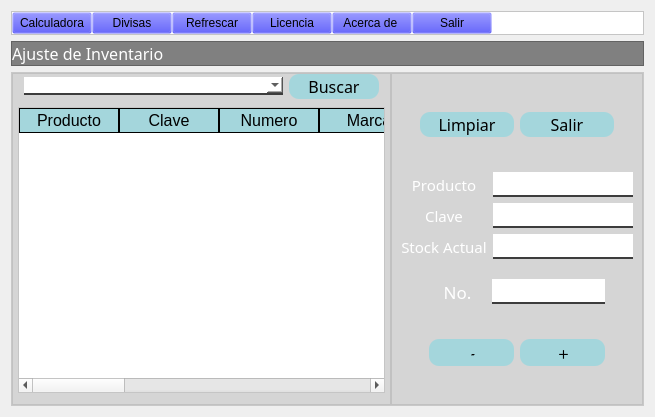
               <widget class="QWidget" name="AjusteInv">
                <property name="styleSheet">
                 <string notr="true"/>
                </property>
                <layout class="QVBoxLayout" name="verticalLayout_21" stretch="1,1,22">
                 <item>
                  <widget class="QFrame" name="Menu8">
                   <property name="styleSheet">
                    <string notr="true">QFrame{
background-color:white;
}

QPushButton{
background-color:#000000ff;
}

QPushButton:hover{
background-color:gray;
color:white;
}</string>
                   </property>
                   <property name="frameShape">
                    <enum>QFrame::StyledPanel</enum>
                   </property>
                   <property name="frameShadow">
                    <enum>QFrame::Raised</enum>
                   </property>
                   <layout class="QHBoxLayout" name="horizontalLayout_25">
                    <property name="spacing">
                     <number>0</number>
                    </property>
                    <property name="leftMargin">
                     <number>0</number>
                    </property>
                    <property name="topMargin">
                     <number>0</number>
                    </property>
                    <property name="rightMargin">
                     <number>0</number>
                    </property>
                    <property name="bottomMargin">
                     <number>0</number>
                    </property>
                    <item>
                     <widget class="QPushButton" name="Calculadora_8">
                      <property name="text">
                       <string>Calculadora</string>
                      </property>
                     </widget>
                    </item>
                    <item>
                     <widget class="QPushButton" name="Divisa_38">
                      <property name="text">
                       <string>Divisas</string>
                      </property>
                     </widget>
                    </item>
                    <item>
                     <widget class="QPushButton" name="Divisa_39">
                      <property name="text">
                       <string>Refrescar</string>
                      </property>
                     </widget>
                    </item>
                    <item>
                     <widget class="QPushButton" name="Divisa_40">
                      <property name="text">
                       <string>Licencia</string>
                      </property>
                     </widget>
                    </item>
                    <item>
                     <widget class="QPushButton" name="Divisa_37">
                      <property name="text">
                       <string>Acerca de </string>
                      </property>
                     </widget>
                    </item>
                    <item>
                     <widget class="QPushButton" name="Divisa_36">
                      <property name="text">
                       <string>Salir</string>
                      </property>
                     </widget>
                    </item>
                    <item>
                     <spacer name="horizontalSpacer_22">
                      <property name="orientation">
                       <enum>Qt::Horizontal</enum>
                      </property>
                      <property name="sizeHint" stdset="0">
                       <size>
                        <width>151</width>
                        <height>11</height>
                       </size>
                      </property>
                     </spacer>
                    </item>
                   </layout>
                  </widget>
                 </item>
                 <item>
                  <widget class="QFrame" name="Cabezera8">
                   <property name="styleSheet">
                    <string notr="true">QFrame{
background-color:gray;
}

QLabel{
background-color:#000000ff;
color:rgb(255,255,255);
}</string>
                   </property>
                   <property name="frameShape">
                    <enum>QFrame::StyledPanel</enum>
                   </property>
                   <property name="frameShadow">
                    <enum>QFrame::Raised</enum>
                   </property>
                   <layout class="QHBoxLayout" name="horizontalLayout_24" stretch="1,4,1">
                    <property name="spacing">
                     <number>0</number>
                    </property>
                    <property name="leftMargin">
                     <number>0</number>
                    </property>
                    <property name="topMargin">
                     <number>0</number>
                    </property>
                    <property name="rightMargin">
                     <number>0</number>
                    </property>
                    <property name="bottomMargin">
                     <number>0</number>
                    </property>
                    <item>
                     <widget class="QLabel" name="DESINGLASS_9">
                      <property name="font">
                       <font>
                        <family>Bodoni MT</family>
                        <pointsize>12</pointsize>
                        <weight>50</weight>
                        <italic>false</italic>
                        <bold>false</bold>
                       </font>
                      </property>
                      <property name="text">
                       <string>Ajuste de Inventario</string>
                      </property>
                     </widget>
                    </item>
                    <item>
                     <spacer name="horizontalSpacer_18">
                      <property name="orientation">
                       <enum>Qt::Horizontal</enum>
                      </property>
                      <property name="sizeHint" stdset="0">
                       <size>
                        <width>368</width>
                        <height>20</height>
                       </size>
                      </property>
                     </spacer>
                    </item>
                    <item>
                     <widget class="QLabel" name="Logo_8">
                      <property name="styleSheet">
                       <string notr="true">border-image: url(:/cct/Logo DesinGlass ORIGINAL.png);</string>
                      </property>
                      <property name="text">
                       <string/>
                      </property>
                     </widget>
                    </item>
                   </layout>
                  </widget>
                 </item>
                 <item>
                  <widget class="QFrame" name="Contenido8">
                   <property name="styleSheet">
                    <string notr="true">QFrame{
background-color:rgba(187,187,187,0.3);
}
</string>
                   </property>
                   <property name="frameShape">
                    <enum>QFrame::StyledPanel</enum>
                   </property>
                   <property name="frameShadow">
                    <enum>QFrame::Raised</enum>
                   </property>
                   <layout class="QHBoxLayout" name="horizontalLayout_57" stretch="3,2">
                    <property name="spacing">
                     <number>0</number>
                    </property>
                    <property name="leftMargin">
                     <number>0</number>
                    </property>
                    <property name="topMargin">
                     <number>0</number>
                    </property>
                    <property name="rightMargin">
                     <number>0</number>
                    </property>
                    <property name="bottomMargin">
                     <number>0</number>
                    </property>
                    <item>
                     <widget class="QFrame" name="FrameIzq_3">
                      <property name="styleSheet">
                       <string notr="true">
QLabel{
background-color:#000000ff;
color:White;
border:0px solid #14C8DC;
}

QComboBox{
background-color:White;
border:0px;
color:Black;
border-bottom:2px solid rgb(61,61,61);
font: 75 12pt &quot;Times New Roman&quot;;
}

QPushButton{
background-color:#A4D6DC;
border-radius:10px;
color:Black;
}

QPushButton:hover{
background-color:#DCD8A4;
border-radius:10px;
color:Black;
}

QTableWidget{
	background-color:rgb(255,255,255);
	color:rgb(0,0,0);
	gridline-color:rgb(61,61,61);
	font-size:12pt;
	color:#000000;
}

QHeaderView::section{
background-color:#A4D6DC;
border:1px solid rgb(0,0,0);
font-size:12pt;
}

QTableWidgetQTableCornerButton::section{
background-color:rgb(0,0,0);
border:1px solid rgb(0,206,151);
}

</string>
                      </property>
                      <property name="frameShape">
                       <enum>QFrame::StyledPanel</enum>
                      </property>
                      <property name="frameShadow">
                       <enum>QFrame::Raised</enum>
                      </property>
                      <layout class="QVBoxLayout" name="verticalLayout_39" stretch="1,15">
                       <property name="leftMargin">
                        <number>0</number>
                       </property>
                       <property name="topMargin">
                        <number>0</number>
                       </property>
                       <property name="rightMargin">
                        <number>0</number>
                       </property>
                       <property name="bottomMargin">
                        <number>0</number>
                       </property>
                       <item>
                        <layout class="QHBoxLayout" name="horizontalLayout_44" stretch="4,2">
                         <property name="leftMargin">
                          <number>11</number>
                         </property>
                         <property name="rightMargin">
                          <number>11</number>
                         </property>
                         <item>
                          <widget class="QComboBox" name="CBBuscar_2"/>
                         </item>
                         <item>
                          <widget class="QPushButton" name="BTBuscar_2">
                           <property name="minimumSize">
                            <size>
                             <width>90</width>
                             <height>25</height>
                            </size>
                           </property>
                           <property name="maximumSize">
                            <size>
                             <width>0</width>
                             <height>25</height>
                            </size>
                           </property>
                           <property name="font">
                            <font>
                             <family>Goudy Old Style</family>
                             <pointsize>12</pointsize>
                            </font>
                           </property>
                           <property name="cursor">
                            <cursorShape>PointingHandCursor</cursorShape>
                           </property>
                           <property name="text">
                            <string>Buscar</string>
                           </property>
                          </widget>
                         </item>
                        </layout>
                       </item>
                       <item>
                        <layout class="QHBoxLayout" name="horizontalLayout_45" stretch="0,10,0">
                         <property name="topMargin">
                          <number>2</number>
                         </property>
                         <property name="bottomMargin">
                          <number>11</number>
                         </property>
                         <item>
                          <spacer name="horizontalSpacer_46">
                           <property name="orientation">
                            <enum>Qt::Horizontal</enum>
                           </property>
                           <property name="sizeHint" stdset="0">
                            <size>
                             <width>5</width>
                             <height>5</height>
                            </size>
                           </property>
                          </spacer>
                         </item>
                         <item>
                          <widget class="QTableWidget" name="TWProductos">
                           <property name="cursor" stdset="0">
                            <cursorShape>OpenHandCursor</cursorShape>
                           </property>
                           <column>
                            <property name="text">
                             <string>Producto</string>
                            </property>
                           </column>
                           <column>
                            <property name="text">
                             <string>Clave</string>
                            </property>
                           </column>
                           <column>
                            <property name="text">
                             <string>Numero</string>
                            </property>
                           </column>
                           <column>
                            <property name="text">
                             <string>Marca</string>
                            </property>
                           </column>
                           <column>
                            <property name="text">
                             <string>Color</string>
                            </property>
                           </column>
                           <column>
                            <property name="text">
                             <string>Unidad</string>
                            </property>
                           </column>
                           <column>
                            <property name="text">
                             <string>Stock</string>
                            </property>
                           </column>
                           <column>
                            <property name="text">
                             <string>Proveedor</string>
                            </property>
                           </column>
                           <column>
                            <property name="text">
                             <string>Lugar</string>
                            </property>
                           </column>
                           <column>
                            <property name="text">
                             <string>$ Compra</string>
                            </property>
                           </column>
                           <column>
                            <property name="text">
                             <string>$ Venta</string>
                            </property>
                           </column>
                          </widget>
                         </item>
                         <item>
                          <spacer name="horizontalSpacer_47">
                           <property name="orientation">
                            <enum>Qt::Horizontal</enum>
                           </property>
                           <property name="sizeHint" stdset="0">
                            <size>
                             <width>5</width>
                             <height>5</height>
                            </size>
                           </property>
                          </spacer>
                         </item>
                        </layout>
                       </item>
                      </layout>
                     </widget>
                    </item>
                    <item>
                     <widget class="QFrame" name="FrameDer_3">
                      <property name="styleSheet">
                       <string notr="true">QFrame{
background-color:rgba(187,187,187,0.3);
}

QLabel{
background-color:#000000ff;
color:White;
border:0px solid #14C8DC;
}

QLineEdit{
background-color:White;
border:0px;
color:Black;
border-bottom:2px solid rgb(61,61,61);
font: 75 12pt &quot;Times New Roman&quot;;
}

QPushButton{
background-color:#A4D6DC;
border-radius:10px;
color:Black;
}

QPushButton:hover{
background-color:#DCD8A4;
border-radius:10px;
color:Black;
}
</string>
                      </property>
                      <property name="frameShape">
                       <enum>QFrame::StyledPanel</enum>
                      </property>
                      <property name="frameShadow">
                       <enum>QFrame::Raised</enum>
                      </property>
                      <layout class="QVBoxLayout" name="verticalLayout_38" stretch="2,6,2,7,1,6,2,6,2">
                       <item>
                        <spacer name="verticalSpacer_20">
                         <property name="orientation">
                          <enum>Qt::Vertical</enum>
                         </property>
                         <property name="sizeHint" stdset="0">
                          <size>
                           <width>20</width>
                           <height>23</height>
                          </size>
                         </property>
                        </spacer>
                       </item>
                       <item>
                        <layout class="QHBoxLayout" name="horizontalLayout_40" stretch="1,5,5,1">
                         <property name="spacing">
                          <number>6</number>
                         </property>
                         <item>
                          <spacer name="horizontalSpacer_44">
                           <property name="orientation">
                            <enum>Qt::Horizontal</enum>
                           </property>
                           <property name="sizeHint" stdset="0">
                            <size>
                             <width>40</width>
                             <height>20</height>
                            </size>
                           </property>
                          </spacer>
                         </item>
                         <item>
                          <widget class="QPushButton" name="BTLimpiar_3">
                           <property name="minimumSize">
                            <size>
                             <width>0</width>
                             <height>25</height>
                            </size>
                           </property>
                           <property name="font">
                            <font>
                             <family>Goudy Old Style</family>
                             <pointsize>12</pointsize>
                            </font>
                           </property>
                           <property name="cursor">
                            <cursorShape>PointingHandCursor</cursorShape>
                           </property>
                           <property name="text">
                            <string>Limpiar</string>
                           </property>
                          </widget>
                         </item>
                         <item>
                          <widget class="QPushButton" name="BTSalir_4">
                           <property name="minimumSize">
                            <size>
                             <width>0</width>
                             <height>25</height>
                            </size>
                           </property>
                           <property name="font">
                            <font>
                             <family>Goudy Old Style</family>
                             <pointsize>12</pointsize>
                            </font>
                           </property>
                           <property name="cursor">
                            <cursorShape>PointingHandCursor</cursorShape>
                           </property>
                           <property name="text">
                            <string>Salir</string>
                           </property>
                          </widget>
                         </item>
                         <item>
                          <spacer name="horizontalSpacer_45">
                           <property name="orientation">
                            <enum>Qt::Horizontal</enum>
                           </property>
                           <property name="sizeHint" stdset="0">
                            <size>
                             <width>40</width>
                             <height>20</height>
                            </size>
                           </property>
                          </spacer>
                         </item>
                        </layout>
                       </item>
                       <item>
                        <spacer name="verticalSpacer_23">
                         <property name="orientation">
                          <enum>Qt::Vertical</enum>
                         </property>
                         <property name="sizeHint" stdset="0">
                          <size>
                           <width>20</width>
                           <height>22</height>
                          </size>
                         </property>
                        </spacer>
                       </item>
                       <item>
                        <layout class="QHBoxLayout" name="horizontalLayout_41" stretch="2,4">
                         <item>
                          <layout class="QVBoxLayout" name="verticalLayout_37">
                           <item>
                            <widget class="QLabel" name="Producto">
                             <property name="font">
                              <font>
                               <family>Goudy Old Style</family>
                               <pointsize>11</pointsize>
                              </font>
                             </property>
                             <property name="text">
                              <string>Producto</string>
                             </property>
                             <property name="alignment">
                              <set>Qt::AlignCenter</set>
                             </property>
                            </widget>
                           </item>
                           <item>
                            <widget class="QLabel" name="Clave">
                             <property name="font">
                              <font>
                               <family>Goudy Old Style</family>
                               <pointsize>11</pointsize>
                              </font>
                             </property>
                             <property name="text">
                              <string>Clave</string>
                             </property>
                             <property name="alignment">
                              <set>Qt::AlignCenter</set>
                             </property>
                            </widget>
                           </item>
                           <item>
                            <widget class="QLabel" name="Stock">
                             <property name="font">
                              <font>
                               <family>Goudy Old Style</family>
                               <pointsize>11</pointsize>
                              </font>
                             </property>
                             <property name="text">
                              <string>Stock Actual</string>
                             </property>
                             <property name="alignment">
                              <set>Qt::AlignCenter</set>
                             </property>
                            </widget>
                           </item>
                          </layout>
                         </item>
                         <item>
                          <layout class="QVBoxLayout" name="verticalLayout_36">
                           <item>
                            <widget class="QLineEdit" name="TXProducto">
                             <property name="enabled">
                              <bool>false</bool>
                             </property>
                             <property name="minimumSize">
                              <size>
                               <width>0</width>
                               <height>25</height>
                              </size>
                             </property>
                            </widget>
                           </item>
                           <item>
                            <widget class="QLineEdit" name="TXClave_2">
                             <property name="enabled">
                              <bool>false</bool>
                             </property>
                             <property name="minimumSize">
                              <size>
                               <width>0</width>
                               <height>25</height>
                              </size>
                             </property>
                            </widget>
                           </item>
                           <item>
                            <widget class="QLineEdit" name="TXStock_2">
                             <property name="enabled">
                              <bool>false</bool>
                             </property>
                             <property name="minimumSize">
                              <size>
                               <width>0</width>
                               <height>25</height>
                              </size>
                             </property>
                             <property name="alignment">
                              <set>Qt::AlignCenter</set>
                             </property>
                            </widget>
                           </item>
                          </layout>
                         </item>
                        </layout>
                       </item>
                       <item>
                        <spacer name="verticalSpacer_24">
                         <property name="orientation">
                          <enum>Qt::Vertical</enum>
                         </property>
                         <property name="sizeHint" stdset="0">
                          <size>
                           <width>20</width>
                           <height>40</height>
                          </size>
                         </property>
                        </spacer>
                       </item>
                       <item>
                        <layout class="QHBoxLayout" name="horizontalLayout_42" stretch="1,2,4,1">
                         <item>
                          <spacer name="horizontalSpacer_40">
                           <property name="orientation">
                            <enum>Qt::Horizontal</enum>
                           </property>
                           <property name="sizeHint" stdset="0">
                            <size>
                             <width>13</width>
                             <height>20</height>
                            </size>
                           </property>
                          </spacer>
                         </item>
                         <item>
                          <widget class="QLabel" name="Num_2">
                           <property name="minimumSize">
                            <size>
                             <width>0</width>
                             <height>25</height>
                            </size>
                           </property>
                           <property name="font">
                            <font>
                             <family>Goudy Old Style</family>
                             <pointsize>13</pointsize>
                            </font>
                           </property>
                           <property name="text">
                            <string>No.</string>
                           </property>
                           <property name="alignment">
                            <set>Qt::AlignCenter</set>
                           </property>
                          </widget>
                         </item>
                         <item>
                          <widget class="QLineEdit" name="TXNum_2">
                           <property name="minimumSize">
                            <size>
                             <width>0</width>
                             <height>25</height>
                            </size>
                           </property>
                           <property name="alignment">
                            <set>Qt::AlignCenter</set>
                           </property>
                          </widget>
                         </item>
                         <item>
                          <spacer name="horizontalSpacer_41">
                           <property name="orientation">
                            <enum>Qt::Horizontal</enum>
                           </property>
                           <property name="sizeHint" stdset="0">
                            <size>
                             <width>17</width>
                             <height>20</height>
                            </size>
                           </property>
                          </spacer>
                         </item>
                        </layout>
                       </item>
                       <item>
                        <spacer name="verticalSpacer_22">
                         <property name="orientation">
                          <enum>Qt::Vertical</enum>
                         </property>
                         <property name="sizeHint" stdset="0">
                          <size>
                           <width>20</width>
                           <height>22</height>
                          </size>
                         </property>
                        </spacer>
                       </item>
                       <item>
                        <layout class="QHBoxLayout" name="horizontalLayout_43" stretch="1,3,3,1">
                         <item>
                          <spacer name="horizontalSpacer_42">
                           <property name="orientation">
                            <enum>Qt::Horizontal</enum>
                           </property>
                           <property name="sizeHint" stdset="0">
                            <size>
                             <width>13</width>
                             <height>20</height>
                            </size>
                           </property>
                          </spacer>
                         </item>
                         <item>
                          <widget class="QPushButton" name="BTRestar">
                           <property name="minimumSize">
                            <size>
                             <width>0</width>
                             <height>25</height>
                            </size>
                           </property>
                           <property name="font">
                            <font>
                             <family>Comic Sans MS</family>
                             <pointsize>16</pointsize>
                            </font>
                           </property>
                           <property name="cursor">
                            <cursorShape>PointingHandCursor</cursorShape>
                           </property>
                           <property name="text">
                            <string>-</string>
                           </property>
                          </widget>
                         </item>
                         <item>
                          <widget class="QPushButton" name="BTSumar">
                           <property name="minimumSize">
                            <size>
                             <width>0</width>
                             <height>25</height>
                            </size>
                           </property>
                           <property name="font">
                            <font>
                             <family>Comic Sans MS</family>
                             <pointsize>16</pointsize>
                            </font>
                           </property>
                           <property name="cursor">
                            <cursorShape>PointingHandCursor</cursorShape>
                           </property>
                           <property name="text">
                            <string>+</string>
                           </property>
                          </widget>
                         </item>
                         <item>
                          <spacer name="horizontalSpacer_43">
                           <property name="orientation">
                            <enum>Qt::Horizontal</enum>
                           </property>
                           <property name="sizeHint" stdset="0">
                            <size>
                             <width>13</width>
                             <height>20</height>
                            </size>
                           </property>
                          </spacer>
                         </item>
                        </layout>
                       </item>
                       <item>
                        <spacer name="verticalSpacer_21">
                         <property name="orientation">
                          <enum>Qt::Vertical</enum>
                         </property>
                         <property name="sizeHint" stdset="0">
                          <size>
                           <width>20</width>
                           <height>23</height>
                          </size>
                         </property>
                        </spacer>
                       </item>
                      </layout>
                     </widget>
                    </item>
                   </layout>
                  </widget>
                 </item>
                </layout>
               </widget>
